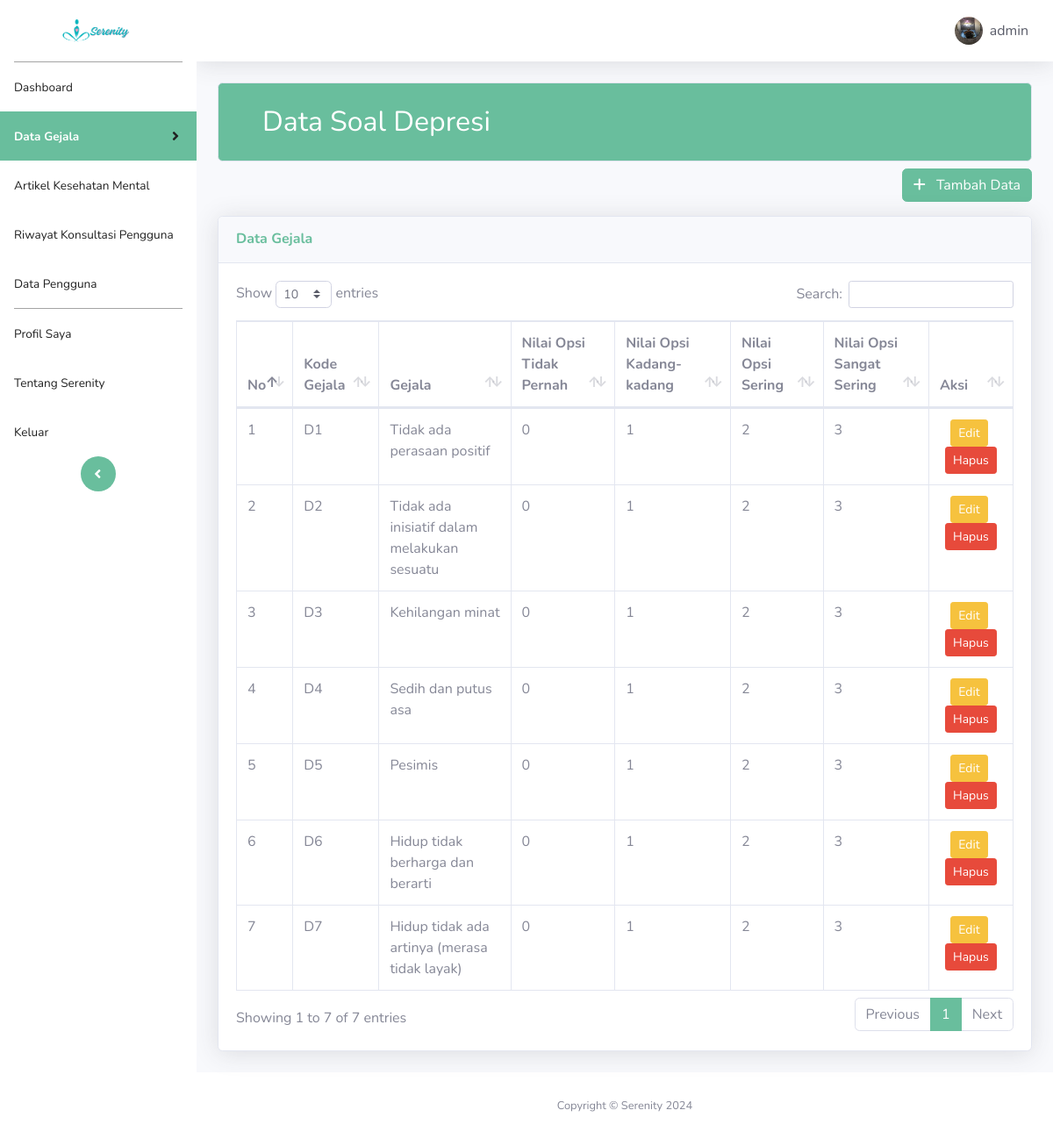
Screenshot of /admin/soal_depresi.php (signed in) with the database file from the repository.
### tables this page shows
CREATE TABLE `users` (
  `id` int(11) NOT NULL,
  `Namalengkap` varchar(100) NOT NULL,
  `email` varchar(100) NOT NULL,
  `password` varchar(100) NOT NULL,
  `phoneNumber` varchar(20) NOT NULL,
  `angkatan` int(11) NOT NULL,
  `gender` enum('Laki-Laki','Perempuan') NOT NULL,
  `role` enum('admin','user') NOT NULL,
  `created_at` timestamp NOT NULL DEFAULT current_timestamp(),
  `updated_at` timestamp NOT NULL DEFAULT current_timestamp() ON UPDATE current_timestamp(),
  `profile_image` varchar(255) DEFAULT NULL,
  `reset_token` varchar(255) DEFAULT NULL
);

CREATE TABLE `questions_d` (
  `id_soal` int(11) NOT NULL,
  `kode` varchar(11) NOT NULL,
  `nilai_a` int(11) NOT NULL,
  `nilai_b` int(11) NOT NULL,
  `nilai_c` int(11) NOT NULL,
  `nilai_d` int(11) NOT NULL,
  `question_text` text NOT NULL,
  `created_at` timestamp NOT NULL DEFAULT current_timestamp(),
  `updated_at` timestamp NOT NULL DEFAULT current_timestamp() ON UPDATE current_timestamp()
);

### admin/soal_depresi.php (the view, shortened to what this page needs)
<?php
require_once "../include/koneksi.php";
$user_id = $_SESSION['user_id'];
$query = "SELECT * FROM users WHERE id = $user_id";
$result = mysqli_query($koneksi, $query);
$user = mysqli_fetch_assoc($result);
?>
<!DOCTYPE html>
<html lang="en">
<head>
    <link href="https://cdnjs.cloudflare.com/ajax/libs/font-awesome/6.0.0-beta3/css/all.min.css" rel="stylesheet">
    <link href="vendor/fontawesome-free/css/all.min.css" rel="stylesheet" type="text/css" />
    <link href="../css/sb-admin-2.css" rel="stylesheet">
    <link href="../vendor/datatables/dataTables.bootstrap4.min.css" rel="stylesheet">
</head>
<body id="page-top">
    <div id="wrapper">
        <?php require_once('../include/navbar_admin.php') ?>
        <div id="content-wrapper" class="d-flex flex-column">
            <div id="content">
                <?php
                require_once('../include/topbar_admin.php')
                ?>
                <div class="container-fluid">
                    <h2 class="card" style="background-color: #69BE9D; color: white; padding: 25px 50px;">Data Soal Depresi</h2>
                    <div class="d-flex justify-content-end mb-3">
                        <button type="button" class="btn btn-primary" data-toggle="modal" data-target="#addQuestionModal">
                            <i class="fa-solid fa-plus mr-2"></i> Tambah Data
                        </button>
                    </div>
                    <?php
                    require_once "../include/koneksi.php";
                    $query = "SELECT questions_d.id_soal, questions_d.kode, questions_d.question_text, questions_d.nilai_a, questions_d.nilai_b, questions_d.nilai_c, questions_d.nilai_d FROM questions_d";
                    $result = mysqli_query($koneksi, $query);
                    if ($result) {
                        echo "<div class='card shadow mb-4'>";
                        echo "<div class='card-header py-3'>";
                        echo "<h6 class='m-0 font-weight-bold text-primary'>";
                        echo "Data Gejala";
                        echo "</h6>";
                        echo "</div>";
                        echo "<div class='card-body'>";
                        echo "<div class='table-responsive'>";
                        echo "<table class='table table-bordered' id='dataTable' width='100%' cellspacing='0'>";
                        echo "<thead>";
                        echo "<tr>";
                        echo "<th>No</th>";
                        echo "<th>Kode Gejala</th>";
                        echo "<th>Gejala</th>";
                        echo "<th>Nilai Opsi Tidak Pernah</th>";
                        echo "<th>Nilai Opsi Kadang-kadang</th>";
                        echo "<th>Nilai Opsi Sering</th>";
                        echo "<th>Nilai Opsi Sangat Sering</th>";
                        echo "<th>Aksi</th>";
                        echo "</tr>";
                        echo "</thead>";
                        echo "<tbody>";
                        $counter = 1;
                        while ($row = mysqli_fetch_assoc($result)) {
                            echo "<tr>";
                            echo "<td>" . $counter . "</td>";
                            echo "<td>" . $row['kode'] . "</td>";
                            echo "<td>" . $row['question_text'] . "</td>";
                            echo "<td>" . $row['nilai_a'] . "</td>";
                            echo "<td>" . $row['nilai_b'] . "</td>";
                            echo "<td>" . $row['nilai_c'] . "</td>";
                            echo "<td>" . $row['nilai_d'] . "</td>";
                            echo "<td style='text-align: center'>";
                            echo "<a href='edit_soal_depresi.php?id=" . $row['id_soal'] . "' class='btn btn-warning btn-sm'>Edit</a>";
                            echo "<a href='../hapus_soal_depresi.php?id=" . $row['id_soal'] . "' class='btn btn-danger btn-sm'>Hapus</a>";
                            echo "</td>";
                            echo "</tr>";
                            $counter++;
                        }
                        echo "</tbody>";
                        echo "</table>";
                        echo "</div>";
                        echo "</div>";
                        echo "</div>";
                        echo "</div>";
                    } else {
                        echo "Error: " . $query . "<br>" . mysqli_error($koneksi);
                    }
                    ?>
                </div>
                <?php require_once('../include/footer.php') ?>
            </div>
        </div>
</body>
</html>

### include/topbar_admin.php (shortened to what this page needs)
<nav class="navbar navbar-expand navbar-light bg-white topbar mb-4 static-top shadow">
    <ul class="navbar-nav ml-auto">
        <li class="nav-item dropdown no-arrow">
            <a class="nav-link dropdown-toggle" href="#" id="userDropdown" role="button" data-toggle="dropdown" aria-haspopup="true" aria-expanded="false">
                <img class="img-profile rounded-circle" src="<?php echo $user['profile_image']; ?>" />
                <span class="ml-2 d-none d-lg-inline text-dark"><?php echo $user['role']; ?></span>
            </a>
        </li>
    </ul>
</nav>

### rows the page displays
users: profile_image (picture), role "admin"
questions_d: kode "D1", question_text "Tidak ada perasaan positif", nilai_a "0", nilai_b "1", nilai_c "2", nilai_d "3"
questions_d: kode "D2", question_text "Tidak ada inisiatif dalam melakukan sesuatu", nilai_a "0", nilai_b "1", nilai_c "2", nilai_d "3"
questions_d: kode "D3", question_text "Kehilangan minat", nilai_a "0", nilai_b "1", nilai_c "2", nilai_d "3"
questions_d: kode "D4", question_text "Sedih dan putus asa", nilai_a "0", nilai_b "1", nilai_c "2", nilai_d "3"
questions_d: kode "D5", question_text "Pesimis", nilai_a "0", nilai_b "1", nilai_c "2", nilai_d "3"
questions_d: kode "D6", question_text "Hidup tidak berharga dan berarti", nilai_a "0", nilai_b "1", nilai_c "2", nilai_d "3"
questions_d: kode "D7", question_text "Hidup tidak ada artinya (merasa tidak layak)", nilai_a "0", nilai_b "1", nilai_c "2", nilai_d "3"
